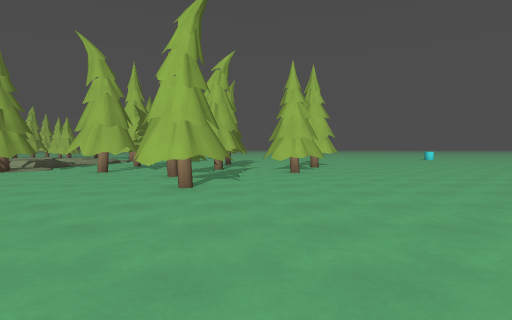
View 1 (above)

21 first-person views from a walk through a Godot game level. The camera is 1.3 m above the floor, tilts 2° down and sees 80° across. The floor is counted in squares, 2 m on a side. Each view is taken from the middle of a square. On the plan, view 1 faces up. The plan holds only what a view shows up to about 10 squares ahead; the rest is blank. The place goes on beyond the plan. Surface patterns are stand-ins for the level's own textures.

View 2
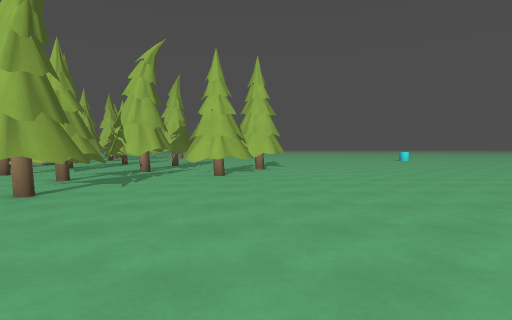

View 3
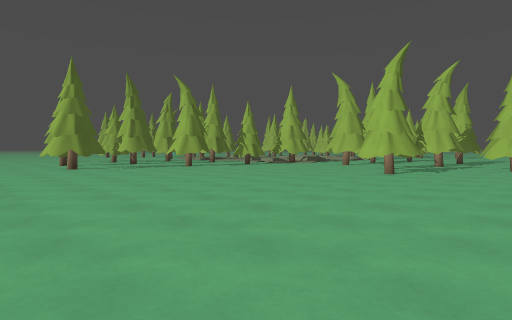

View 4
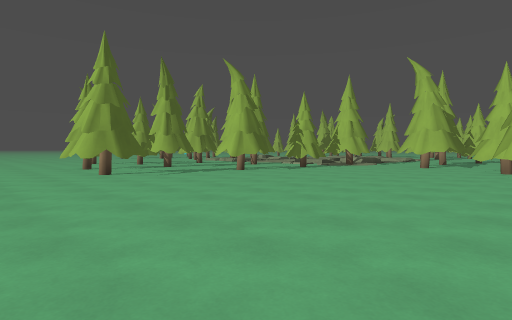

View 5
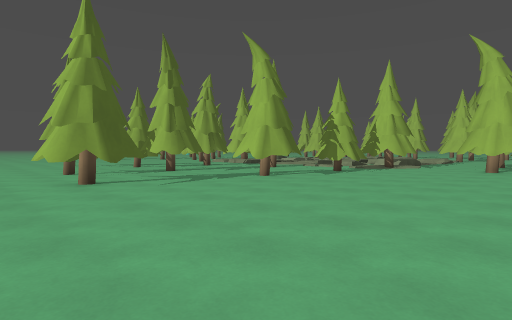

View 6
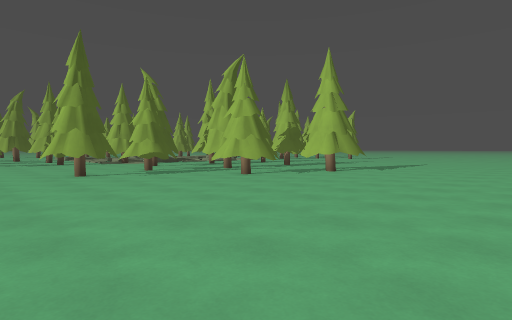

View 7
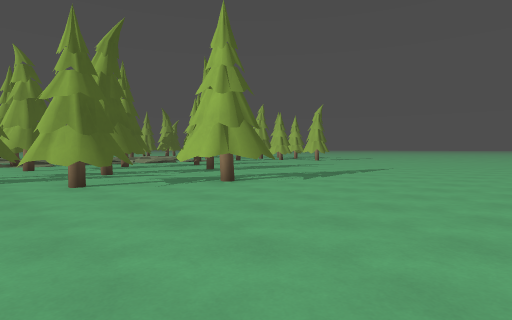

View 8
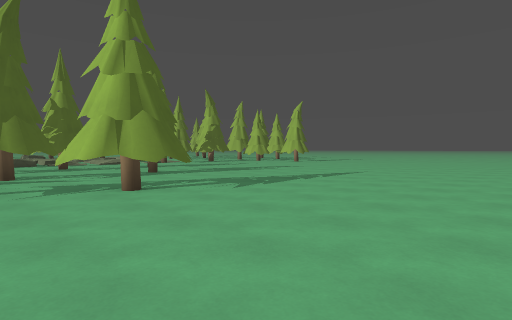

View 9
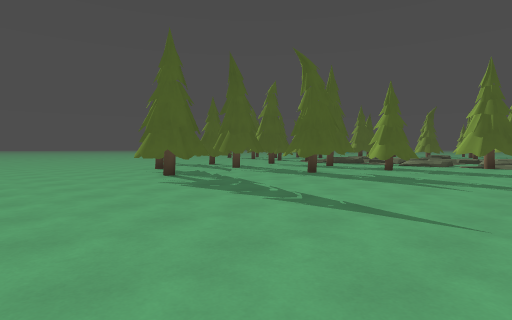

View 10
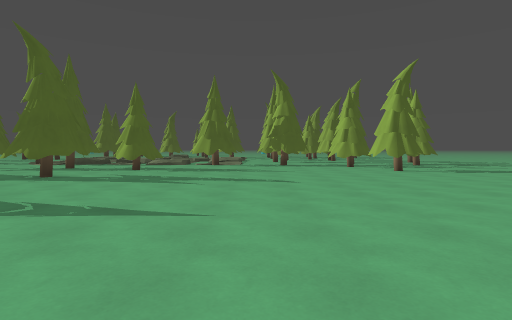

View 11
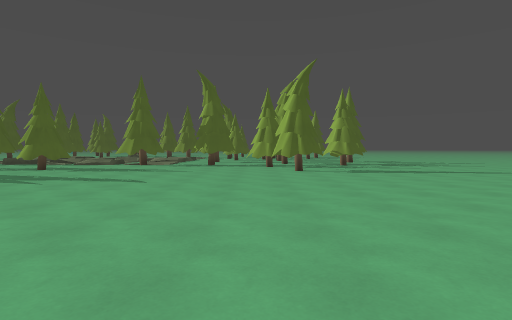

View 12
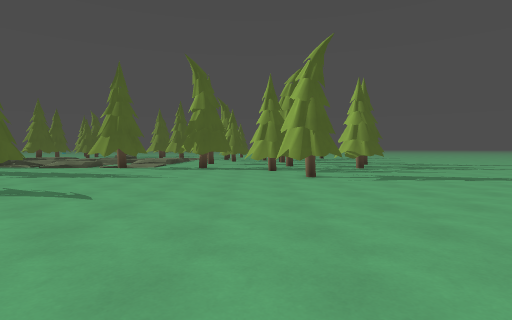

View 13
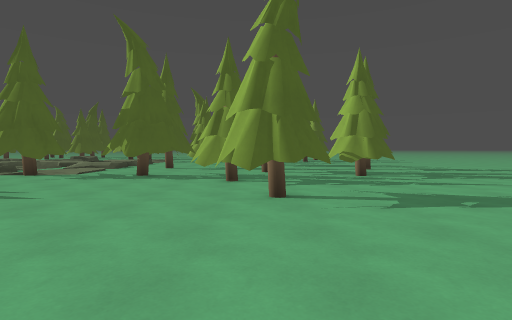

View 14
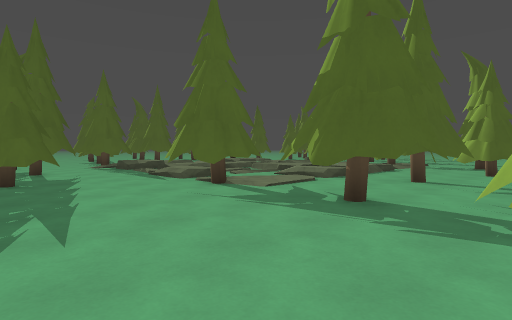

View 15
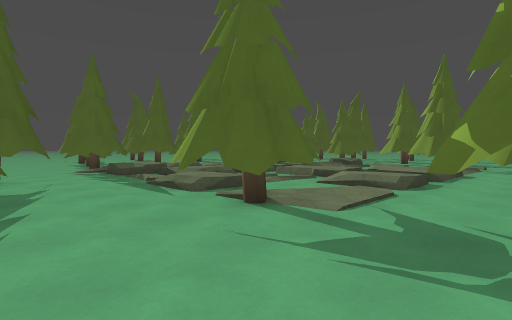

View 16
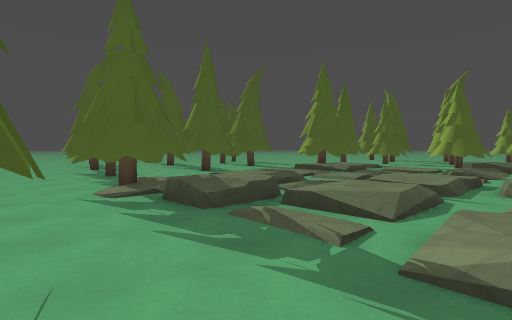

View 17
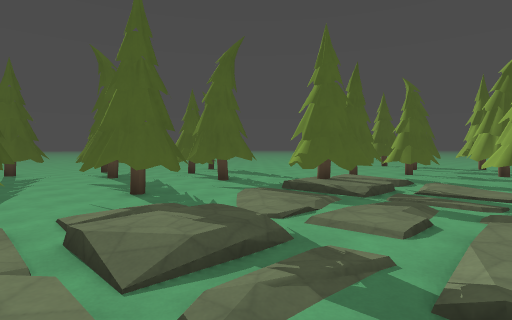

View 18
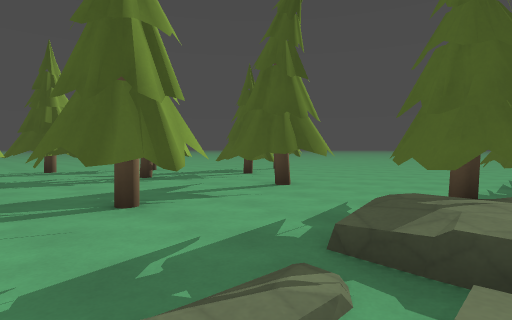

View 19
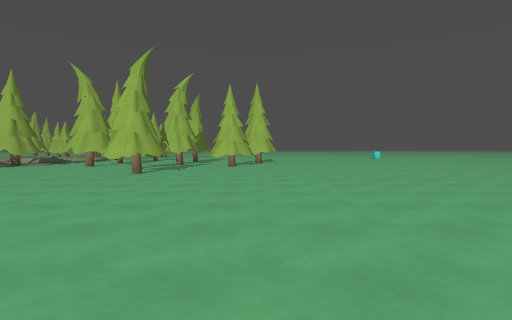

View 20
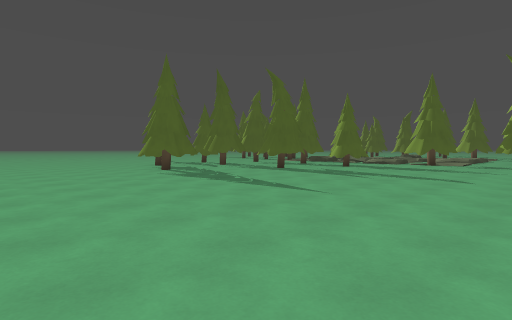

View 21
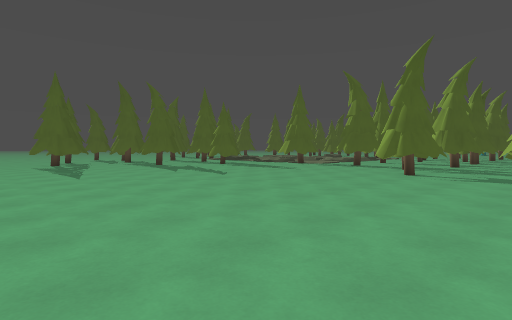

### Floor plan
Key: @ floor where view 1 was taken; # wall or solid block; x gap in a wall; . main floor; : floor 0.25 m higher than the main floor; + floor 0.5 m higher than the main floor; / step, stairs or slope; T thing the floor can be seen under or through.
Columns run from 20 left of view 1 to 7 right of it. Each row starts with its distance up from view 1.
 25             .##...........
 24            ..##...........
 23            . ....#........
 22            .#  ###.........
 21            ... T...........
 20         #....TT.............
 19      # ...##.TT.............
 18      ...../.................
 17       //////.##.............
 16         //+/.##.............
 15         /:/// ..............
 14          :////..##..........
 13      /////.///....##........
 12    # ///.::///.##.....#.....
 11 #x##././//////.##.....#.....
 10 #...//////////....##..x.....
  9  ##.//#/////##.##.##x##.....
  8   ###x#//. x #.##.#..#......
  7      ....##.x.....##........
  6      .##.##.#......#........
  5        #..........##........
  4       ......#...............
  3       #x #..#...............
  2        .##.................
  1       ..x..................
  0      ...#x##........@.....
 -1      ..... #.............
 -2       ..................
 -3               .........

Positions as (right, up) in squares from view 1, and headings:
1: (0, 0), facing up
2: (2, 1), facing up
3: (2, -3), facing up-left
4: (-1, -3), facing up-left
5: (-3, -2), facing up-left
6: (7, 3), facing up-left
7: (7, 7), facing up-left
8: (7, 9), facing up-left
9: (6, 18), facing down-left
10: (6, 18), facing left
11: (6, 21), facing left
12: (4, 21), facing left
13: (1, 22), facing left
14: (-3, 21), facing down-left
15: (-4, 19), facing down-left
16: (-5, 14), facing down-left
17: (-8, 12), facing down-left
18: (-8, 13), facing down-right
19: (2, -3), facing up
20: (7, 20), facing down-left
21: (5, 25), facing down-left
